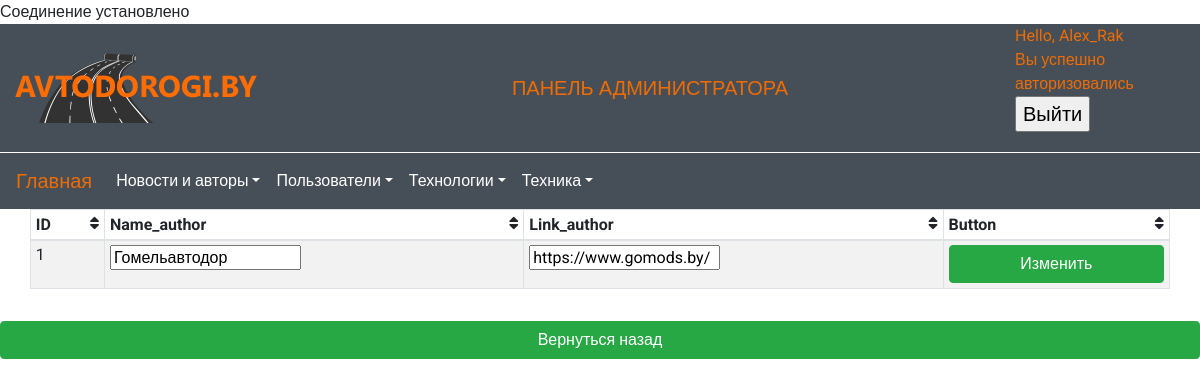
The app's page /admin/updateAuthors.php?id=1 (signed in) with its own data.
### tables this page shows
CREATE TABLE `author` (
  `id` int(11) UNSIGNED NOT NULL,
  `name_author` varchar(255) NOT NULL,
  `link_author` varchar(255) NOT NULL COMMENT 'ссылка на сайт'
);

### admin/updateAuthors.php (the view, shortened to what this page needs)
<?php if(!empty($_SESSION['auth'])) {
    ?>
<?php require_once "db.php"; ?>
<?php include "header.php"; ?>
    <form action="" method="post" class="container form-horizontal" role="form">
        <?php
        if (isset($_GET['id'])) {
        $authorID = $_GET['id'];
        $select_author = "SELECT id, name_author, link_author FROM author WHERE id=$authorID";
        $res_select = mysqli_query($con, $select_author);
        ?>
        <div class="row">
            <table id="dtBasicExample" class="table table-striped table-bordered table-sm table-hover" cellspacing="0"
                   width="100%">
                <thead>
                <tr>
                    <th class="th-sm">ID
                        <i class="fa fa-sort float-right" aria-hidden="true"></i>
                    </th>
                    <th class="th-sm">Name_author
                        <i class="fa fa-sort float-right" aria-hidden="true"></i>
                    </th>
                    <th class="th-sm">Link_author
                        <i class="fa fa-sort float-right" aria-hidden="true"></i>
                    </th>
                    <th class="th-sm">Button
                        <i class="fa fa-sort float-right" aria-hidden="true"></i>
                    </th>
                </tr>
                </thead>
                <tbody>
                <?php
                while ($author = mysqli_fetch_assoc($res_select)) {
                ?>
                <tr>
                    <td><?= $author['id'] ?></td>
                    <td>
                        <input name="name_author" type="text" value="<?= $author['name_author'] ?>"></td>
                    <td><input name = "link_author" type="text" value="<?= $author['link_author'] ?>"></td>
                    <td>
                        <input name="updateAuthor" type="submit" formaction="update_report.php?id=<?= $author['id'] ?>"
                               value="Изменить"
                               class="btn btn-success btn-block">
                    </td>
                </tr>
                </tbody>
                <?php
                }
                }
                ?>
            </table>
        </div>
    </form>
    <a class="btn btn-success btn-block" href="update_authors.php">Вернуться назад</a>
<?php include "footer.php"; ?>
    <?php
}
else {
    header("Location:/index.php", TRUE);
} ?>

### admin/css/main_admin.css (style rules this page uses)
html { background-color: #d8d8d8; }
body { margin: 0 auto; background-color: white; font-family: 'Roboto', sans-serif; }

### records on screen
author: id "1", name_author "Гомельавтодор", link_author "https://www.gomods.by/"

### other values on screen
$_SESSION['message']['login'] "Alex_Rak"
$_SESSION['message']['text'] "Вы успешно авторизовались"
